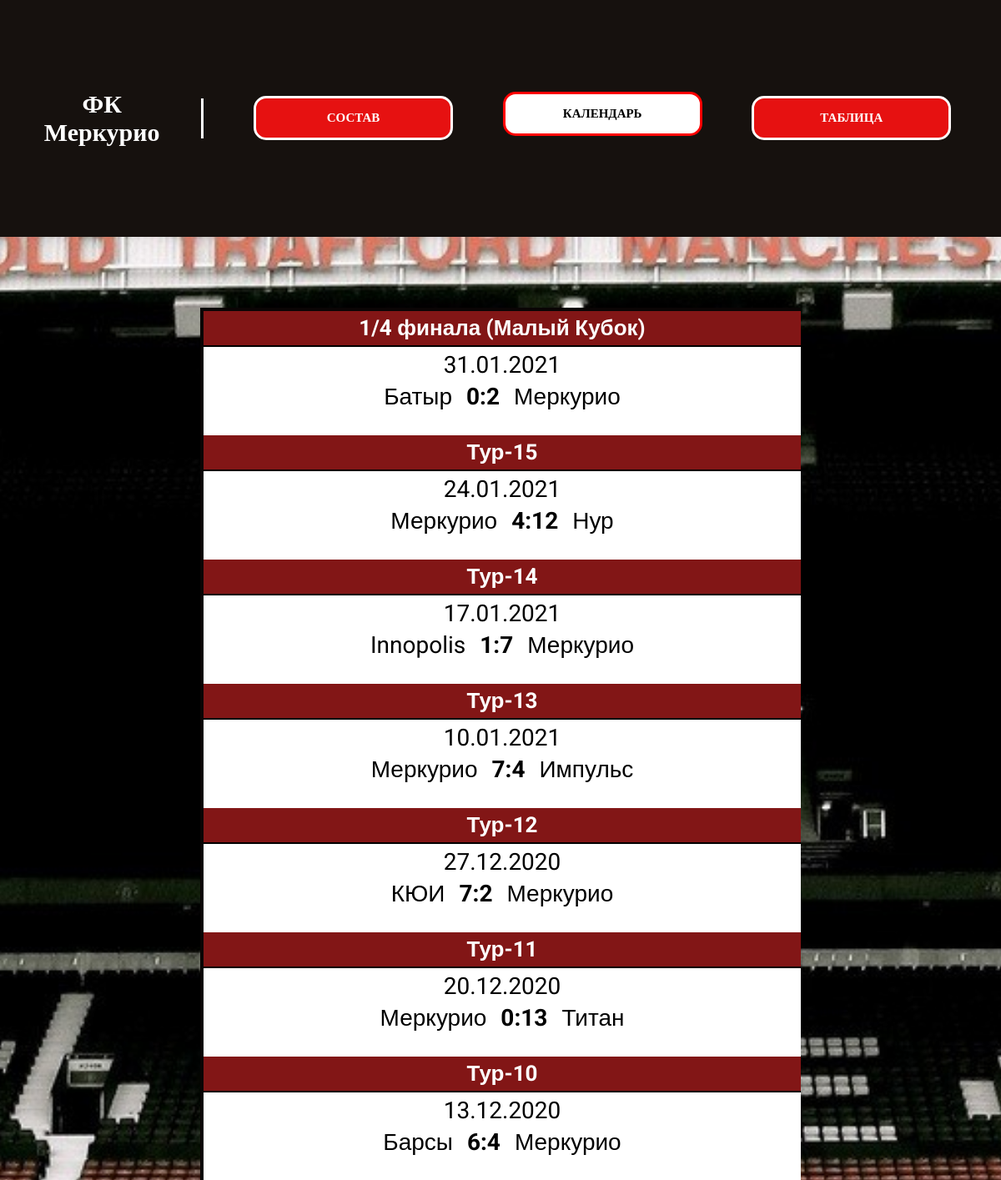
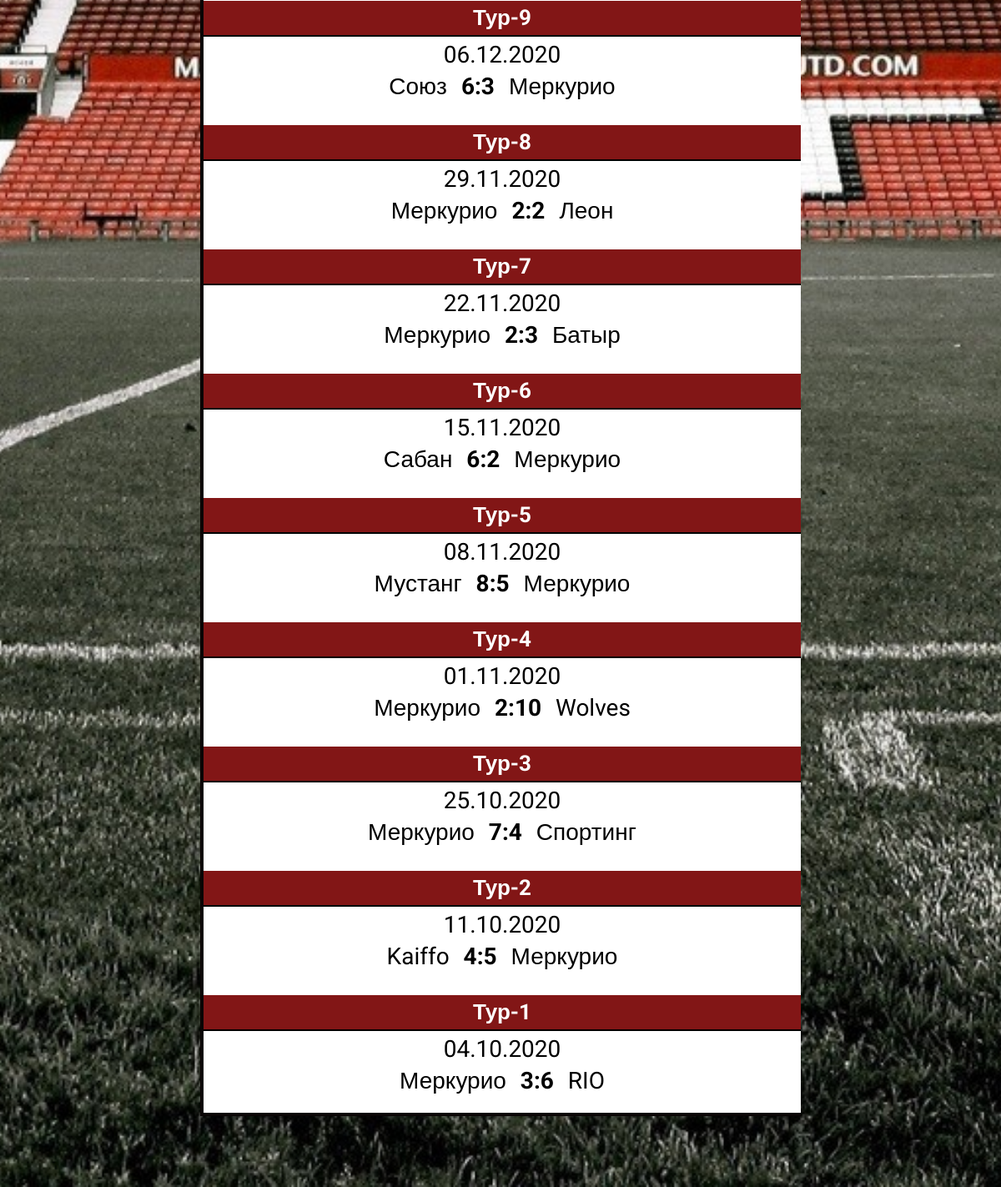
Screenshot of /calendar/ with the database file from the repository (2 pictures, top to bottom).
### tcalendar/models.py (models this page shows, shortened)
class Match(models.Model):
    date = models.DateField()
    team1 = models.CharField(max_length=50)
    team2 = models.CharField(max_length=50)
    result = models.CharField(max_length=5)
    stage = models.CharField(max_length=50)

### tcalendar/views.py (the view)
# urls.py: path('', calendar_page),
def calendar_page(request):
    matches = Match.objects.order_by('-date')
    return render(request, 'tcalendar/calendar.html', context={'matches': matches})

### tcalendar/templates/tcalendar/calendar.html
{% extends 'base.html' %}
{% block container_class %}
    calendar
{% endblock %}
{% block calendar-current %}
    onclick="return false"
{% endblock %}
{% block main %}
    <div class="calendar-table-scroll">
        <table class="calendar-table">
            <tbody class="calendar-table-body">
                {% for match in matches %}
                    <tr>
                        <td>
                            <div class="tour">{{ match.stage }}</div>
                            <div class="date">{{ match.date|date:"d.m.Y" }}</div>
                            <div class="match">
                                <span class="team1">{{ match.team1 }}</span>
                                <span class="result"><b>{{ match.result }}</b></span>
                                <span class="team2">{{ match.team2 }}</span>
                            </div>
                        </td>
                    </tr>
                {% endfor %}
            </tbody>
        </table>
    </div>
{% endblock %}

### static/css/style.css (style rules this page uses)
*, *:before, *:after { box-sizing: border-box; }
html, body { font-size: 15px; }
body { margin: 0px; background-color: #16110e; }
.calendar-table-scroll { width: 40%; max-height: 70vh; border: 4px solid #0a0505; border-right: 0px; margin: 30px auto; overflow: hidden scroll; }
.calendar-table { font-size: 20px; text-align: center; border-collapse: collapse; font-family: 'Roboto', sans-serif; width: 100%; background-color: white; margin: 0px auto; padding: 0px; }
.calendar-table td { padding: 0px; }
.tour { color: #fff; font-weight: 700; background-color: #821616; border-bottom: 2px solid black; padding: 5px 0px; }
.date { padding: 10px 0px; font-size: 22px; }
.match { padding-bottom: 25px; font-size: 22px; }
.result { padding: 0px 10px; }
@media (min-width: 651px) and (orientation: portrait) { .calendar-table-scroll { width: 70%; max-height: 80vh; margin: 3vh auto; } }
@media (min-width: 651px) and (orientation: portrait) { .tour { font-size: 24px; padding: 5px 0px; } }
@media (min-width: 651px) and (orientation: portrait) { .date { font-size: 26px; padding: 5px 0px; } }
@media (min-width: 651px) and (orientation: portrait) { .match { padding-bottom: 30px; font-size: 26px; } }
@media (min-width: 900px) and (orientation: portrait) { .calendar-table-scroll { width: 60%; max-height: 84vh; margin: 3vh auto; } }
@media (min-width: 900px) and (orientation: portrait) { .tour { font-size: 26px; padding: 5px 0px; } }
@media (min-width: 900px) and (orientation: portrait) { .date { font-size: 28px; padding: 5px 0px; } }
@media (min-width: 900px) and (orientation: portrait) { .match { padding-bottom: 30px; font-size: 28px; } }

### rows the page displays
Match: stage "1/4 финала (Малый Кубок)", date "31.01.2021", team1 "Батыр", result "0:2", team2 "Меркурио"
Match: stage "Тур-15", date "24.01.2021", team1 "Меркурио", result "4:12", team2 "Нур"
Match: stage "Тур-14", date "17.01.2021", team1 "Innopolis", result "1:7", team2 "Меркурио"
Match: stage "Тур-13", date "10.01.2021", team1 "Меркурио", result "7:4", team2 "Импульс"
Match: stage "Тур-12", date "27.12.2020", team1 "КЮИ", result "7:2", team2 "Меркурио"
Match: stage "Тур-11", date "20.12.2020", team1 "Меркурио", result "0:13", team2 "Титан"
Match: stage "Тур-10", date "13.12.2020", team1 "Барсы", result "6:4", team2 "Меркурио"
Match: stage "Тур-9", date "06.12.2020", team1 "Союз", result "6:3", team2 "Меркурио"
Match: stage "Тур-8", date "29.11.2020", team1 "Меркурио", result "2:2", team2 "Леон"
Match: stage "Тур-7", date "22.11.2020", team1 "Меркурио", result "2:3", team2 "Батыр"
Match: stage "Тур-6", date "15.11.2020", team1 "Сабан", result "6:2", team2 "Меркурио"
Match: stage "Тур-5", date "08.11.2020", team1 "Мустанг", result "8:5", team2 "Меркурио"
Match: stage "Тур-4", date "01.11.2020", team1 "Меркурио", result "2:10", team2 "Wolves"
Match: stage "Тур-3", date "25.10.2020", team1 "Меркурио", result "7:4", team2 "Спортинг"
Match: stage "Тур-2", date "11.10.2020", team1 "Kaiffo", result "4:5", team2 "Меркурио"
Match: stage "Тур-1", date "04.10.2020", team1 "Меркурио", result "3:6", team2 "RIO"
